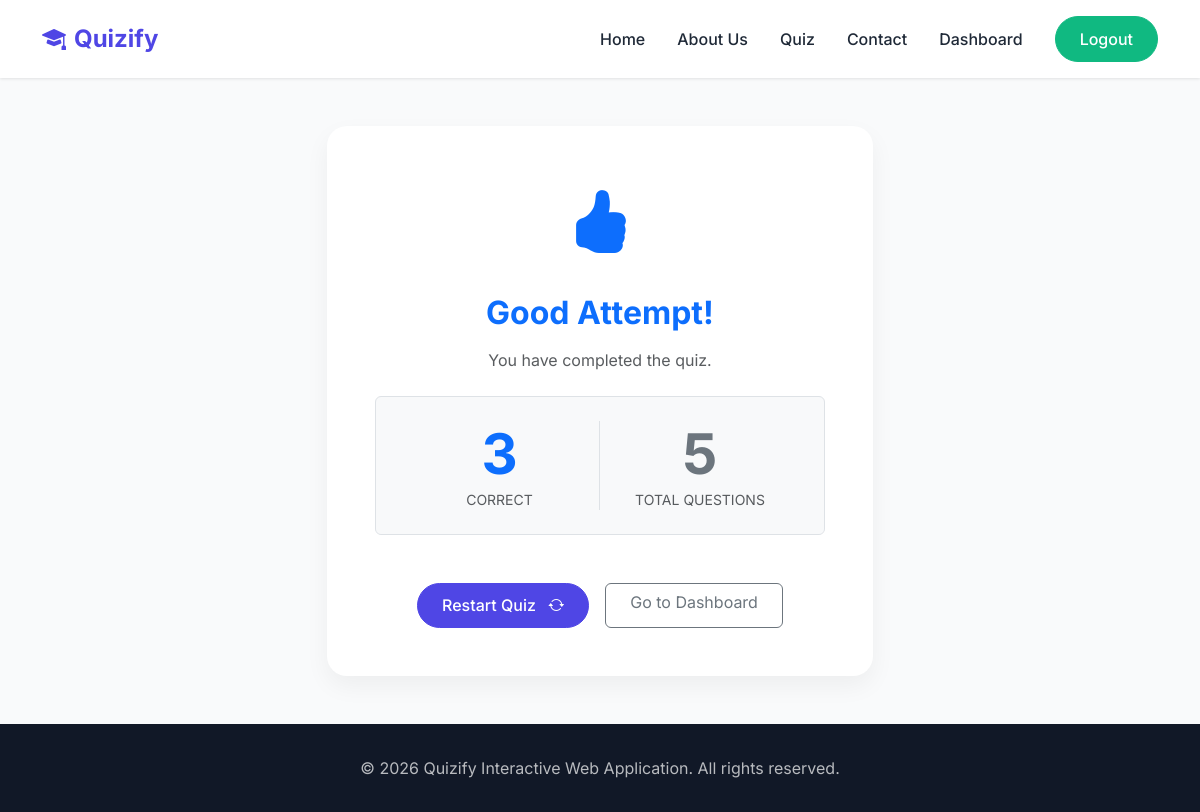
The page /result.php?id=3 (signed in) on the database its author committed.
### tables this page shows
CREATE TABLE IF NOT EXISTS `quiz_results` (
  `id` int NOT NULL AUTO_INCREMENT,
  `user_id` int NOT NULL,
  `score` int NOT NULL,
  `total_questions` int NOT NULL,
  `created_at` timestamp NULL DEFAULT CURRENT_TIMESTAMP,
  PRIMARY KEY (`id`),
  KEY `user_id` (`user_id`)
);

### result.php (the view, shortened to what this page needs)
<?php
require_once __DIR__ . '/includes/db.php';
$id = isset($_GET['id']) ? (int) $_GET['id'] : 0;
$stmt = $conn->prepare('SELECT score, total_questions FROM quiz_results WHERE id = ? AND user_id = ? LIMIT 1');
$stmt->bind_param('ii', $id, $_SESSION['user_id']);
$stmt->execute();
$result = $stmt->get_result();
$row = $result->fetch_assoc();
$score = (int) $row['score'];
$total = (int) $row['total_questions'];
$percentage = $total > 0 ? ($score / $total) * 100 : 0;
if ($percentage == 100) {
    $message = 'Excellent Work!';
    $messageClass = 'text-success';
    $iconClass = 'bi bi-trophy-fill text-warning';
} elseif ($percentage >= 60) {
    $message = 'Good Attempt!';
    $messageClass = 'text-primary';
    $iconClass = 'bi bi-hand-thumbs-up-fill text-primary';
} else {
    $message = 'Try Again!';
    $messageClass = 'text-danger';
    $iconClass = 'bi bi-exclamation-circle-fill text-danger';
}
require_once __DIR__ . '/includes/header.php';
?>
<main class="d-flex align-items-center py-5">
    <div class="container">
        <div class="row justify-content-center">
            <div class="col-lg-6 col-md-8">
                <div class="result-card p-5 text-center">
                    <div class="mb-4"><i class="<?= $iconClass; ?>" style="font-size: 4rem;"></i></div>
                    <h2 class="fw-bold mb-3 <?= $messageClass; ?>"><?= $message; ?></h2>
                    <p class="text-muted mb-4">You have completed the quiz.</p>
                    <div class="bg-light rounded p-4 mb-4 border">
                        <div class="row g-0 align-items-center">
                            <div class="col-6 border-end">
                                <h1 class="display-4 fw-bold text-primary mb-0"><?= $score; ?></h1>
                                <p class="text-muted small mb-0 text-uppercase">Correct</p>
                            </div>
                            <div class="col-6">
                                <h1 class="display-4 fw-bold text-secondary mb-0"><?= $total; ?></h1>
                                <p class="text-muted small mb-0 text-uppercase">Total Questions</p>
                            </div>
                        </div>
                    </div>
                    <div class="d-grid gap-3 d-md-flex justify-content-md-center mt-5">
                        <a href="quiz.php" class="btn btn-primary-custom px-4">Restart Quiz <i class="bi bi-arrow-repeat ms-2"></i></a>
                        <a href="dashboard.php" class="btn btn-outline-secondary px-4">Go to Dashboard</a>
                    </div>
                </div>
            </div>
        </div>
    </div>
</main>
<?php require_once __DIR__ . '/includes/footer.php'; ?>

### css/style.css (style rules this page uses)
:root { --primary-color: #4f46e5; --primary-hover: #4338ca; --secondary-color: #10b981; --bg-color: #f9fafb; --text-color: #1f2937; --text-muted: #6b7280; --card-bg: #ffffff; --footer-bg: #111827; }
body { font-family: 'Inter', system-ui, -apple-system, sans-serif; background-color: var(--bg-color); color: var(--text-color); display: flex; flex-direction: column; min-height: 100vh; }
main { flex: 1; }
.btn-primary-custom { background-color: var(--primary-color); border-color: var(--primary-color); color: white; font-weight: 500; padding: 0.6rem 1.5rem; border-radius: 50px; transition: all 0.3s ease; }
.auth-card, .quiz-card, .result-card { background: var(--card-bg); border-radius: 20px; box-shadow: 0 10px 25px rgba(0, 0, 0, 0.05); border: none; overflow: hidden; }

### rows shown on the page
quiz_results: message "Good Attempt!", score "3", total_questions "5"
